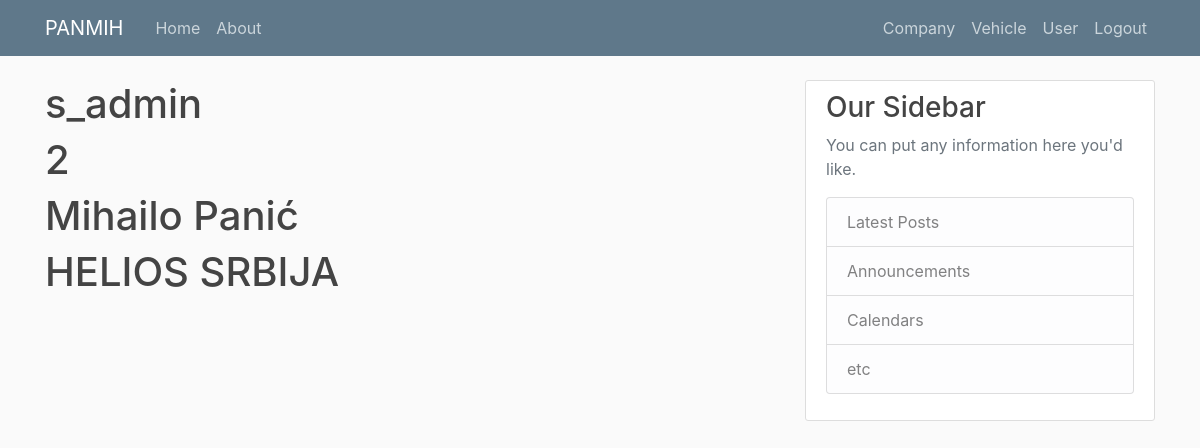
Page /account (signed in) on the committed database.
### putninalozi/models.py (models this page shows, shortened)
class User(db.Model, UserMixin):
    id = db.Column(db.Integer, primary_key=True)
    username = db.Column(db.String(20), unique=True, nullable=False) #predlog je da bude standardizovano: npr prva tri slova prezimena, imena (PANMIH, SIMDUS)
    email = db.Column(db.String(120), unique=True, nullable=False)
    password = db.Column(db.String(60), nullable = False)
    name = db.Column(db.String(20), unique=False, nullable=False)
    surname = db.Column(db.String(20), unique=False, nullable=False)
    authorization = db.Column(db.String(10), nullable = False) # ovde treba da budu tipovi korisnika: S_admin, C_admin, C_user
    company_id = db.Column(db.Integer, db.ForeignKey('company.id'), nullable=True)
    travelwarrants = db.relationship('TravelWarrant', backref='travelwarrant_user', lazy=True)

class Company(db.Model):
    id = db.Column(db.Integer, primary_key=True)
    companyname = db.Column(db.String(20), unique=True, nullable=False)         #Helios, Metalac, Tetrapak, Foka, Papir Print
    companyname_short = db.Column(db.String(5), unique=True, nullable=False)    #HLS, MTLC,TTRPK, FOKA, PPRPT
    company_address = db.Column(db.String(20), unique=False, nullable=False)
    company_address_number = db.Column(db.Integer, nullable=False)
    company_zip_code = db.Column(db.Integer, nullable=False)
    company_city = db.Column(db.String(20), unique=False, nullable=False)
    company_state = db.Column(db.String(20), unique=False, nullable=False)
    company_pib = db.Column(db.Integer, nullable=False)
    company_mb = db.Column(db.Integer, nullable=False)
    company_site = db.Column(db.String(20), unique=True, nullable=False) #vidi imali neki model tipa db.Link()
    company_mail = db.Column(db.String(120), unique=True, nullable=False)
    company_phone = db.Column(db.Integer, nullable=False)
    users = db.relationship('User', backref='user_company', lazy=True)
    vehicles = db.relationship('Vehicle', backref='vehicle_company', lazy=True)

### putninalozi/users/routes.py (the view)
@users.route("/account")
@login_required
def account():
    return render_template('account.html', title='Account')

### putninalozi/models.py (called while the page is built)
@login_manager.user_loader
def load_user(user_id):
    return User.query.get(int(user_id))

### putninalozi/templates/account.html
{% extends "layout.html" %}
{% block content %}
    <h1>{{ current_user.authorization }}</h1>
    <h1>{{ current_user.company_id }}</h1>
    <h1>{{ current_user.name }} {{ current_user.surname }}</h1>
    <h1>{{ current_user.user_company.companyname }}</h1>
{% endblock content%}

### putninalozi/templates/layout.html (shortened to what this page needs)
<!doctype html>
<html lang="en">
  <head>
    <link rel="stylesheet" href="https://cdn.jsdelivr.net/npm/bootstrap@4.3.1/dist/css/bootstrap.min.css">
    <link rel="stylesheet" type="text/css" href="{{ url_for('static', filename='main.css') }}">
  </head>
  <body>
    <header class="site-header">
      <nav class="navbar navbar-expand-md navbar-dark bg-steel fixed-top">
        <div class="container">
          <a class="navbar-brand mr-4" href="/">{{ current_user.username }}</a>
          <div class="collapse navbar-collapse" id="navbarToggle">
            <div class="navbar-nav mr-auto">
              <a class="nav-item nav-link" href="{{ url_for('main.home') }}">Home</a>
              <a class="nav-item nav-link" href="{{ url_for('main.about') }}">About</a>
            </div>
            <div class="navbar-nav">
              {% if current_user.is_authenticated %}
                {% if current_user.authorization == 's_admin' %}
                  <a class="nav-item nav-link" href="{{ url_for('companys.company_list') }}">Company</a>
                  <a class="nav-item nav-link" href="{{ url_for('vehicles.vehicle_list') }}">Vehicle</a>
                  <a class="nav-item nav-link" href="{{ url_for('users.user_list') }}">User</a>
                  <a class="nav-item nav-link" href="{{ url_for('users.logout') }}">Logout</a>
                {% elif current_user.authorization == 'c_admin'%}
                  <a class="nav-item nav-link" href="{{ url_for('vehicles.vehicle_list') }}">Vehicle</a>
                  <a class="nav-item nav-link" href="{{ url_for('users.user_list') }}">User</a>
                  <a class="nav-item nav-link" href="{{ url_for('users.logout') }}">Logout</a>
                {% else %}
                  <a class="nav-item nav-link" href="{{ url_for('users.user_list') }}">User</a>
                  <a class="nav-item nav-link" href="{{ url_for('users.logout') }}">Logout</a>
                {% endif %}
              {% else %}
                <a class="nav-item nav-link" href="{{ url_for('users.login') }}">Login</a>
              {% endif %}
            </div>
          </div>
        </div>
      </nav>
    </header>
    <main role="main" class="container">
      <div class="row">
        <div class="col-md-8">
          {% block content %}{% endblock %}
        </div>
        <div class="col-md-4">
          <div class="content-section">
            <h3>Our Sidebar</h3>
            <p class='text-muted'>You can put any information here you'd like.
              <ul class="list-group">
                <li class="list-group-item list-group-item-light">Latest Posts</li>
                <li class="list-group-item list-group-item-light">Announcements</li>
                <li class="list-group-item list-group-item-light">Calendars</li>
                <li class="list-group-item list-group-item-light">etc</li>
              </ul>
            </p>
          </div>
        </div>
      </div>
    </main>
  </body>
</html>

### putninalozi/static/main.css (style rules this page uses)
body { background: #fafafa; color: #333333; margin-top: 5rem; }
h1, h2, h3, h4, h5, h6 { color: #444444; }
.bg-steel { background-color: #5f788a; }
.site-header .navbar-nav .nav-link { color: #cbd5db; }
.content-section { background: #ffffff; padding: 10px 20px; border: 1px solid #dddddd; border-radius: 3px; margin-bottom: 20px; }

### rows in the picture
User: username "PANMIH", authorization "s_admin", company_id "2", name "Mihailo", surname "Panić"
Company: user_company.companyname "HELIOS SRBIJA"
